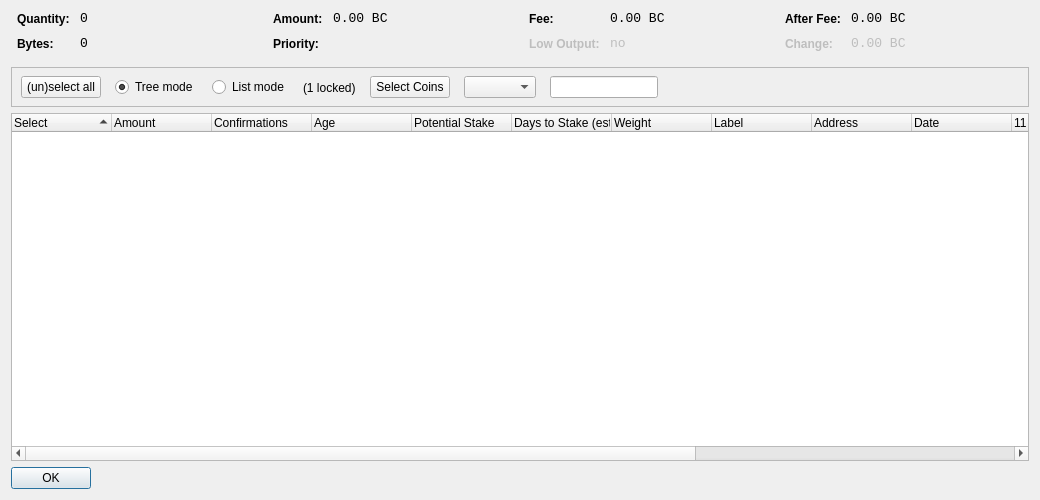
<?xml version="1.0" encoding="UTF-8"?>
<ui version="4.0">
 <class>CoinControlDialog</class>
 <widget class="QDialog" name="CoinControlDialog">
  <property name="geometry">
   <rect>
    <x>0</x>
    <y>0</y>
    <width>1040</width>
    <height>500</height>
   </rect>
  </property>
  <property name="windowTitle">
   <string>Coin Control</string>
  </property>
  <layout class="QVBoxLayout" name="verticalLayout">
   <item>
    <layout class="QHBoxLayout" name="horizontalLayoutTop" stretch="0,0,0,0">
     <property name="topMargin">
      <number>0</number>
     </property>
     <property name="bottomMargin">
      <number>10</number>
     </property>
     <item>
      <layout class="QFormLayout" name="formLayoutCoinControl1">
       <property name="fieldGrowthPolicy">
        <enum>QFormLayout::AllNonFixedFieldsGrow</enum>
       </property>   
       <property name="horizontalSpacing">
        <number>10</number>
       </property>
       <property name="verticalSpacing">
        <number>10</number>
       </property>
       <property name="leftMargin">
        <number>6</number>
       </property>
       <property name="rightMargin">
        <number>6</number>
       </property>
       <item row="0" column="0">
        <widget class="QLabel" name="labelCoinControlQuantityText">
         <property name="styleSheet">
          <string notr="true">font-weight:bold;</string>
         </property>
         <property name="text">
          <string>Quantity:</string>
         </property>
        </widget>
       </item>
       <item row="0" column="1">
        <widget class="QLabel" name="labelCoinControlQuantity">
         <property name="font">
          <font>
           <family>Monospace</family>
           <pointsize>10</pointsize>
          </font>
         </property>
         <property name="cursor">
          <cursorShape>IBeamCursor</cursorShape>
         </property>
         <property name="contextMenuPolicy">
          <enum>Qt::ActionsContextMenu</enum>
         </property>
         <property name="text">
          <string notr="true">0</string>
         </property>
         <property name="textInteractionFlags">
          <set>Qt::LinksAccessibleByMouse|Qt::TextSelectableByKeyboard|Qt::TextSelectableByMouse</set>
         </property>
        </widget>
       </item>
       <item row="1" column="0">
        <widget class="QLabel" name="labelCoinControlBytesText">
         <property name="styleSheet">
          <string notr="true">font-weight:bold;</string>
         </property>
         <property name="text">
          <string>Bytes:</string>
         </property>
        </widget>
       </item>
       <item row="1" column="1">
        <widget class="QLabel" name="labelCoinControlBytes">
         <property name="font">
          <font>
           <family>Monospace</family>
           <pointsize>10</pointsize>
          </font>
         </property>
         <property name="cursor">
          <cursorShape>IBeamCursor</cursorShape>
         </property>
         <property name="contextMenuPolicy">
          <enum>Qt::ActionsContextMenu</enum>
         </property>
         <property name="text">
          <string notr="true">0</string>
         </property>
         <property name="textInteractionFlags">
          <set>Qt::LinksAccessibleByMouse|Qt::TextSelectableByKeyboard|Qt::TextSelectableByMouse</set>
         </property>
        </widget>
       </item>
      </layout>
     </item>
     <item>
      <layout class="QFormLayout" name="formLayoutCoinControl2">
       <property name="horizontalSpacing">
        <number>10</number>
       </property>
       <property name="verticalSpacing">
        <number>10</number>
       </property>
       <property name="leftMargin">
        <number>6</number>
       </property>
       <property name="rightMargin">
        <number>6</number>
       </property>
       <item row="0" column="0">
        <widget class="QLabel" name="labelCoinControlAmountText">
         <property name="styleSheet">
          <string notr="true">font-weight:bold;</string>
         </property>
         <property name="text">
          <string>Amount:</string>
         </property>
        </widget>
       </item>
       <item row="0" column="1">
        <widget class="QLabel" name="labelCoinControlAmount">
         <property name="font">
          <font>
           <family>Monospace</family>
           <pointsize>10</pointsize>
          </font>
         </property>
         <property name="cursor">
          <cursorShape>IBeamCursor</cursorShape>
         </property>
         <property name="contextMenuPolicy">
          <enum>Qt::ActionsContextMenu</enum>
         </property>
         <property name="text">
          <string notr="true">0.00 BC</string>
         </property>
         <property name="textInteractionFlags">
          <set>Qt::LinksAccessibleByMouse|Qt::TextSelectableByKeyboard|Qt::TextSelectableByMouse</set>
         </property>
        </widget>
       </item>
       <item row="1" column="0">
        <widget class="QLabel" name="labelCoinControlPriorityText">
         <property name="styleSheet">
          <string notr="true">font-weight:bold;</string>
         </property>
         <property name="text">
          <string>Priority:</string>
         </property>
        </widget>
       </item>
       <item row="1" column="1">
        <widget class="QLabel" name="labelCoinControlPriority">
         <property name="font">
          <font>
           <family>Monospace</family>
           <pointsize>10</pointsize>
          </font>
         </property>
         <property name="cursor">
          <cursorShape>IBeamCursor</cursorShape>
         </property>
         <property name="contextMenuPolicy">
          <enum>Qt::ActionsContextMenu</enum>
         </property>
         <property name="text">
          <string/>
         </property>
         <property name="textInteractionFlags">
          <set>Qt::LinksAccessibleByMouse|Qt::TextSelectableByKeyboard|Qt::TextSelectableByMouse</set>
         </property>
        </widget>
       </item>
      </layout>
     </item>
     <item>
      <layout class="QFormLayout" name="formLayoutCoinControl3">
       <property name="horizontalSpacing">
        <number>10</number>
       </property>
       <property name="verticalSpacing">
        <number>10</number>
       </property>
       <property name="leftMargin">
        <number>6</number>
       </property>
       <property name="rightMargin">
        <number>6</number>
       </property>
       <item row="0" column="0">
        <widget class="QLabel" name="labelCoinControlFeeText">
         <property name="styleSheet">
          <string notr="true">font-weight:bold;</string>
         </property>
         <property name="text">
          <string>Fee:</string>
         </property>
        </widget>
       </item>
       <item row="0" column="1">
        <widget class="QLabel" name="labelCoinControlFee">
         <property name="font">
          <font>
           <family>Monospace</family>
           <pointsize>10</pointsize>
          </font>
         </property>
         <property name="cursor">
          <cursorShape>IBeamCursor</cursorShape>
         </property>
         <property name="contextMenuPolicy">
          <enum>Qt::ActionsContextMenu</enum>
         </property>
         <property name="text">
          <string notr="true">0.00 BC</string>
         </property>
         <property name="textInteractionFlags">
          <set>Qt::LinksAccessibleByMouse|Qt::TextSelectableByKeyboard|Qt::TextSelectableByMouse</set>
         </property>
        </widget>
       </item>
       <item row="1" column="0">
        <widget class="QLabel" name="labelCoinControlLowOutputText">
         <property name="enabled">
          <bool>false</bool>
         </property>
         <property name="styleSheet">
          <string notr="true">font-weight:bold;</string>
         </property>
         <property name="text">
          <string>Low Output:</string>
         </property>
        </widget>
       </item>
       <item row="1" column="1">
        <widget class="QLabel" name="labelCoinControlLowOutput">
         <property name="enabled">
          <bool>false</bool>
         </property>
         <property name="font">
          <font>
           <family>Monospace</family>
           <pointsize>10</pointsize>
          </font>
         </property>
         <property name="cursor">
          <cursorShape>IBeamCursor</cursorShape>
         </property>
         <property name="contextMenuPolicy">
          <enum>Qt::ActionsContextMenu</enum>
         </property>
         <property name="text">
          <string notr="true">no</string>
         </property>
         <property name="textInteractionFlags">
          <set>Qt::LinksAccessibleByMouse|Qt::TextSelectableByKeyboard|Qt::TextSelectableByMouse</set>
         </property>
        </widget>
       </item>
      </layout>
     </item>
     <item>
      <layout class="QFormLayout" name="formLayoutCoinControl4">
       <property name="horizontalSpacing">
        <number>10</number>
       </property>
       <property name="verticalSpacing">
        <number>10</number>
       </property>
       <property name="leftMargin">
        <number>6</number>
       </property>
       <property name="rightMargin">
        <number>6</number>
       </property>
       <item row="0" column="0">
        <widget class="QLabel" name="labelCoinControlAfterFeeText">
         <property name="styleSheet">
          <string notr="true">font-weight:bold;</string>
         </property>
         <property name="text">
          <string>After Fee:</string>
         </property>
        </widget>
       </item>
       <item row="0" column="1">
        <widget class="QLabel" name="labelCoinControlAfterFee">
         <property name="font">
          <font>
           <family>Monospace</family>
           <pointsize>10</pointsize>
          </font>
         </property>
         <property name="cursor">
          <cursorShape>IBeamCursor</cursorShape>
         </property>
         <property name="contextMenuPolicy">
          <enum>Qt::ActionsContextMenu</enum>
         </property>
         <property name="text">
          <string notr="true">0.00 BC</string>
         </property>
         <property name="textInteractionFlags">
          <set>Qt::LinksAccessibleByMouse|Qt::TextSelectableByKeyboard|Qt::TextSelectableByMouse</set>
         </property>
        </widget>
       </item>
       <item row="1" column="0">
        <widget class="QLabel" name="labelCoinControlChangeText">
         <property name="enabled">
          <bool>false</bool>
         </property>
         <property name="styleSheet">
          <string notr="true">font-weight:bold;</string>
         </property>
         <property name="text">
          <string>Change:</string>
         </property>
        </widget>
       </item>
       <item row="1" column="1">
        <widget class="QLabel" name="labelCoinControlChange">
         <property name="enabled">
          <bool>false</bool>
         </property>
         <property name="font">
          <font>
           <family>Monospace</family>
           <pointsize>10</pointsize>
          </font>
         </property>
         <property name="cursor">
          <cursorShape>IBeamCursor</cursorShape>
         </property>
         <property name="contextMenuPolicy">
          <enum>Qt::ActionsContextMenu</enum>
         </property>
         <property name="text">
          <string notr="true">0.00 BC</string>
         </property>
         <property name="textInteractionFlags">
          <set>Qt::LinksAccessibleByMouse|Qt::TextSelectableByKeyboard|Qt::TextSelectableByMouse</set>
         </property>
        </widget>
       </item>
      </layout>
     </item>
    </layout>
   </item>
   <item>
    <widget class="QFrame" name="frame">
     <property name="minimumSize">
      <size>
       <width>0</width>
       <height>40</height>
      </size>
     </property>
     <property name="frameShape">
      <enum>QFrame::StyledPanel</enum>
     </property>
     <property name="frameShadow">
      <enum>QFrame::Sunken</enum>
     </property>
     <widget class="QWidget" name="horizontalLayoutWidget">
      <property name="geometry">
       <rect>
        <x>10</x>
        <y>0</y>
        <width>781</width>
        <height>41</height>
       </rect>
      </property>
      <layout class="QHBoxLayout" name="horizontalLayoutPanel" stretch="0,0,0,0,0,0,0">
       <property name="spacing">
        <number>14</number>
       </property>
       <item>
        <widget class="QPushButton" name="pushButtonSelectAll">
         <property name="sizePolicy">
          <sizepolicy hsizetype="Maximum" vsizetype="Fixed">
           <horstretch>0</horstretch>
           <verstretch>0</verstretch>
          </sizepolicy>
         </property>
         <property name="text">
          <string>(un)select all</string>
         </property>
        </widget>
       </item>
       <item>
        <widget class="QRadioButton" name="radioTreeMode">
         <property name="sizePolicy">
          <sizepolicy hsizetype="Maximum" vsizetype="Fixed">
           <horstretch>0</horstretch>
           <verstretch>0</verstretch>
          </sizepolicy>
         </property>
         <property name="text">
          <string>Tree mode</string>
         </property>
         <property name="checked">
          <bool>true</bool>
         </property>
        </widget>
       </item>
       <item>
        <widget class="QRadioButton" name="radioListMode">
         <property name="sizePolicy">
          <sizepolicy hsizetype="Maximum" vsizetype="Fixed">
           <horstretch>0</horstretch>
           <verstretch>0</verstretch>
          </sizepolicy>
         </property>
         <property name="text">
          <string>List mode</string>
         </property>
        </widget>
       </item>
       <item>
        <widget class="QLabel" name="labelLocked">
          <property name="text">
            <string notr="true">(1 locked)</string>
          </property>
        </widget>
       </item>
       <item>
        <widget class="QPushButton" name="pushButtonCustomCC">
         <property name="text">
          <string>Select Coins</string>
         </property>
        </widget>
       </item>
       <item>
        <widget class="QComboBox" name="QComboBoxFilterCoins"/>
       </item>
       <item>
        <widget class="QLineEdit" name="lineEditCustomCC">
         <property name="enabled">
          <bool>true</bool>
         </property>
         <property name="sizePolicy">
          <sizepolicy hsizetype="Fixed" vsizetype="Fixed">
           <horstretch>0</horstretch>
           <verstretch>0</verstretch>
          </sizepolicy>
         </property>
         <property name="baseSize">
          <size>
           <width>50</width>
           <height>0</height>
          </size>
         </property>
        </widget>
       </item>
       <item>
        <spacer name="horizontalSpacer">
         <property name="orientation">
          <enum>Qt::Horizontal</enum>
         </property>
         <property name="sizeHint" stdset="0">
          <size>
           <width>40</width>
           <height>20</height>
          </size>
         </property>
        </spacer>
       </item>
      </layout>
     </widget>
    </widget>
   </item>
   <item>
    <widget class="CoinControlTreeWidget" name="treeWidget">
     <property name="contextMenuPolicy">
      <enum>Qt::CustomContextMenu</enum>
     </property>
     <property name="sortingEnabled">
      <bool>false</bool>
     </property>
     <property name="columnCount">
      <number>15</number>
     </property>
     <attribute name="headerShowSortIndicator" stdset="0">
      <bool>true</bool>
     </attribute>
     <attribute name="headerStretchLastSection">
      <bool>false</bool>
     </attribute>
     <column>
      <property name="text">
       <string>Select</string>
      </property>
     </column>
     <column>
      <property name="text">
       <string>Amount</string>
      </property>
     </column>
     <column>
      <property name="text">
       <string>Confirmations</string>
      </property>
      <property name="toolTip">
       <string>Confirmed</string>
      </property>
     </column>
     <column>
      <property name="text">
       <string>Age</string>
      </property>
     </column>
	   <column>
      <property name="text">
       <string>Potential Stake</string>
      </property>
     </column>
  	 <column>
      <property name="text">
       <string>Days to Stake (est.)</string>
      </property>
     </column>
     <column>
      <property name="text">
       <string>Weight</string>
      </property>
     </column>
     <column>
      <property name="text">
       <string>Label</string>
      </property>
     </column>
     <column>
      <property name="text">
       <string>Address</string>
      </property>
     </column>
     <column>
      <property name="text">
       <string>Date</string>
      </property>
     </column>
     <column>
      <property name="text">
       <string/>
      </property>
     </column>
     <column>
      <property name="text">
       <string/>
      </property>
     </column>
     <column>
      <property name="text">
       <string/>
      </property>
     </column>
     <column>
      <property name="text">
       <string/>
      </property>
     </column>
     <column>
      <property name="text">
       <string/>
      </property>
     </column>
    </widget>
   </item>
   <item>
    <widget class="QDialogButtonBox" name="buttonBox">
     <property name="sizePolicy">
      <sizepolicy hsizetype="Maximum" vsizetype="Fixed">
       <horstretch>0</horstretch>
       <verstretch>0</verstretch>
      </sizepolicy>
     </property>
     <property name="orientation">
      <enum>Qt::Horizontal</enum>
     </property>
     <property name="standardButtons">
      <set>QDialogButtonBox::Ok</set>
     </property>
    </widget>
   </item>
  </layout>
 </widget>
 <customwidgets>
  <customwidget>
   <class>CoinControlTreeWidget</class>
   <extends>QTreeWidget</extends>
   <header>coincontroltreewidget.h</header>
  </customwidget>
 </customwidgets>
 <resources/>
 <connections/>
</ui>
